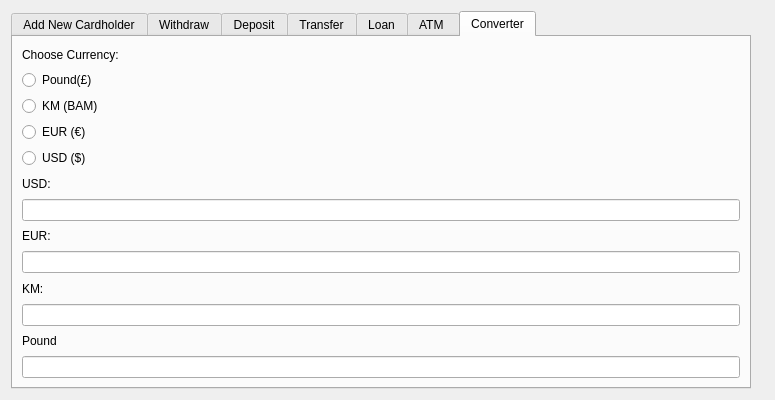
<?xml version="1.0" encoding="UTF-8"?>
<ui version="4.0">
 <class>BankEmployee</class>
 <widget class="QDialog" name="BankEmployee">
  <property name="geometry">
   <rect>
    <x>0</x>
    <y>0</y>
    <width>775</width>
    <height>400</height>
   </rect>
  </property>
  <property name="windowTitle">
   <string>Dialog</string>
  </property>
  <layout class="QFormLayout" name="formLayout">
   <item row="0" column="0">
    <widget class="QTabWidget" name="tabWidget">
     <property name="currentIndex">
      <number>6</number>
     </property>
     <widget class="QWidget" name="tab">
      <attribute name="title">
       <string>Add New Cardholder</string>
      </attribute>
      <widget class="QLabel" name="label">
       <property name="geometry">
        <rect>
         <x>11</x>
         <y>11</y>
         <width>38</width>
         <height>16</height>
        </rect>
       </property>
       <property name="text">
        <string>Name:</string>
       </property>
      </widget>
      <widget class="QLineEdit" name="lineEdit">
       <property name="geometry">
        <rect>
         <x>97</x>
         <y>11</y>
         <width>640</width>
         <height>20</height>
        </rect>
       </property>
      </widget>
      <widget class="QLineEdit" name="lineEdit_2">
       <property name="geometry">
        <rect>
         <x>97</x>
         <y>38</y>
         <width>640</width>
         <height>20</height>
        </rect>
       </property>
      </widget>
      <widget class="QLabel" name="label_2">
       <property name="geometry">
        <rect>
         <x>11</x>
         <y>38</y>
         <width>52</width>
         <height>16</height>
        </rect>
       </property>
       <property name="text">
        <string>Surname</string>
       </property>
      </widget>
      <widget class="QLineEdit" name="lineEdit_3">
       <property name="geometry">
        <rect>
         <x>97</x>
         <y>65</y>
         <width>640</width>
         <height>20</height>
        </rect>
       </property>
      </widget>
      <widget class="QLabel" name="label_3">
       <property name="geometry">
        <rect>
         <x>11</x>
         <y>65</y>
         <width>28</width>
         <height>16</height>
        </rect>
       </property>
       <property name="text">
        <string>SSID</string>
       </property>
      </widget>
      <widget class="QLineEdit" name="lineEdit_4">
       <property name="geometry">
        <rect>
         <x>97</x>
         <y>92</y>
         <width>640</width>
         <height>20</height>
        </rect>
       </property>
      </widget>
      <widget class="QLabel" name="label_4">
       <property name="geometry">
        <rect>
         <x>11</x>
         <y>92</y>
         <width>29</width>
         <height>16</height>
        </rect>
       </property>
       <property name="text">
        <string>DOB:</string>
       </property>
      </widget>
      <widget class="QLineEdit" name="lineEdit_5">
       <property name="geometry">
        <rect>
         <x>97</x>
         <y>119</y>
         <width>640</width>
         <height>20</height>
        </rect>
       </property>
      </widget>
      <widget class="QLabel" name="label_5">
       <property name="geometry">
        <rect>
         <x>11</x>
         <y>119</y>
         <width>55</width>
         <height>16</height>
        </rect>
       </property>
       <property name="text">
        <string>Address: </string>
       </property>
      </widget>
      <widget class="QLineEdit" name="lineEdit_6">
       <property name="geometry">
        <rect>
         <x>97</x>
         <y>146</y>
         <width>640</width>
         <height>20</height>
        </rect>
       </property>
      </widget>
      <widget class="QLabel" name="label_6">
       <property name="geometry">
        <rect>
         <x>11</x>
         <y>146</y>
         <width>26</width>
         <height>16</height>
        </rect>
       </property>
       <property name="text">
        <string>City:</string>
       </property>
      </widget>
      <widget class="QRadioButton" name="radioButton">
       <property name="geometry">
        <rect>
         <x>97</x>
         <y>281</y>
         <width>94</width>
         <height>20</height>
        </rect>
       </property>
       <property name="text">
        <string>Golden Visa</string>
       </property>
      </widget>
      <widget class="QRadioButton" name="radioButton_2">
       <property name="geometry">
        <rect>
         <x>97</x>
         <y>227</y>
         <width>151</width>
         <height>20</height>
        </rect>
       </property>
       <property name="text">
        <string>MasterCard Revolving</string>
       </property>
      </widget>
      <widget class="QRadioButton" name="radioButton_3">
       <property name="geometry">
        <rect>
         <x>97</x>
         <y>254</y>
         <width>109</width>
         <height>20</height>
        </rect>
       </property>
       <property name="text">
        <string>Visa Revolving</string>
       </property>
      </widget>
      <widget class="QRadioButton" name="radioButton_4">
       <property name="geometry">
        <rect>
         <x>97</x>
         <y>200</y>
         <width>94</width>
         <height>20</height>
        </rect>
       </property>
       <property name="text">
        <string>Visa Classic</string>
       </property>
      </widget>
      <widget class="QLabel" name="label_7">
       <property name="geometry">
        <rect>
         <x>11</x>
         <y>200</y>
         <width>79</width>
         <height>16</height>
        </rect>
       </property>
       <property name="text">
        <string>Type of Card:</string>
       </property>
      </widget>
      <widget class="QLabel" name="label_8">
       <property name="geometry">
        <rect>
         <x>11</x>
         <y>173</y>
         <width>45</width>
         <height>16</height>
        </rect>
       </property>
       <property name="text">
        <string>Salary: </string>
       </property>
      </widget>
      <widget class="QLineEdit" name="lineEdit_7">
       <property name="geometry">
        <rect>
         <x>97</x>
         <y>173</y>
         <width>640</width>
         <height>20</height>
        </rect>
       </property>
      </widget>
      <widget class="QPushButton" name="pushButton">
       <property name="geometry">
        <rect>
         <x>596</x>
         <y>297</y>
         <width>141</width>
         <height>31</height>
        </rect>
       </property>
       <property name="text">
        <string>Add new Cardholder</string>
       </property>
      </widget>
     </widget>
     <widget class="QWidget" name="tab_2">
      <attribute name="title">
       <string>Withdraw</string>
      </attribute>
      <layout class="QVBoxLayout" name="verticalLayout">
       <item>
        <layout class="QHBoxLayout" name="horizontalLayout">
         <item>
          <widget class="QLabel" name="label_9">
           <property name="text">
            <string>Card No.</string>
           </property>
          </widget>
         </item>
         <item>
          <widget class="QLineEdit" name="lineEdit_8"/>
         </item>
        </layout>
       </item>
       <item>
        <layout class="QHBoxLayout" name="horizontalLayout_2">
         <item>
          <widget class="QLabel" name="label_10">
           <property name="text">
            <string>Amount:</string>
           </property>
          </widget>
         </item>
         <item>
          <widget class="QLineEdit" name="lineEdit_9"/>
         </item>
        </layout>
       </item>
       <item>
        <widget class="QTextEdit" name="textEdit">
         <property name="html">
          <string>&lt;!DOCTYPE HTML PUBLIC &quot;-//W3C//DTD HTML 4.0//EN&quot; &quot;http://www.w3.org/TR/REC-html40/strict.dtd&quot;&gt;
&lt;html&gt;&lt;head&gt;&lt;meta name=&quot;qrichtext&quot; content=&quot;1&quot; /&gt;&lt;style type=&quot;text/css&quot;&gt;
p, li { white-space: pre-wrap; }
&lt;/style&gt;&lt;/head&gt;&lt;body style=&quot; font-family:'MS Shell Dlg 2'; font-size:7.8pt; font-weight:400; font-style:normal;&quot;&gt;
&lt;p style=&quot; margin-top:0px; margin-bottom:0px; margin-left:0px; margin-right:0px; -qt-block-indent:0; text-indent:0px;&quot;&gt;Info:&lt;/p&gt;&lt;/body&gt;&lt;/html&gt;</string>
         </property>
        </widget>
       </item>
       <item>
        <spacer name="verticalSpacer">
         <property name="orientation">
          <enum>Qt::Vertical</enum>
         </property>
         <property name="sizeHint" stdset="0">
          <size>
           <width>718</width>
           <height>253</height>
          </size>
         </property>
        </spacer>
       </item>
       <item>
        <widget class="QPushButton" name="pushButton_2">
         <property name="text">
          <string>Withdraw</string>
         </property>
        </widget>
       </item>
      </layout>
     </widget>
     <widget class="QWidget" name="tab_3">
      <attribute name="title">
       <string>Deposit</string>
      </attribute>
      <layout class="QVBoxLayout" name="verticalLayout_2">
       <item>
        <layout class="QHBoxLayout" name="horizontalLayout_8">
         <item>
          <widget class="QLabel" name="label_23">
           <property name="text">
            <string>Card No.</string>
           </property>
          </widget>
         </item>
         <item>
          <widget class="QLineEdit" name="lineEdit_21"/>
         </item>
        </layout>
       </item>
       <item>
        <layout class="QHBoxLayout" name="horizontalLayout_7">
         <item>
          <widget class="QLabel" name="label_24">
           <property name="text">
            <string>Amount:</string>
           </property>
          </widget>
         </item>
         <item>
          <widget class="QLineEdit" name="lineEdit_22"/>
         </item>
        </layout>
       </item>
       <item>
        <widget class="QTextEdit" name="textEdit_3">
         <property name="html">
          <string>&lt;!DOCTYPE HTML PUBLIC &quot;-//W3C//DTD HTML 4.0//EN&quot; &quot;http://www.w3.org/TR/REC-html40/strict.dtd&quot;&gt;
&lt;html&gt;&lt;head&gt;&lt;meta name=&quot;qrichtext&quot; content=&quot;1&quot; /&gt;&lt;style type=&quot;text/css&quot;&gt;
p, li { white-space: pre-wrap; }
&lt;/style&gt;&lt;/head&gt;&lt;body style=&quot; font-family:'MS Shell Dlg 2'; font-size:7.8pt; font-weight:400; font-style:normal;&quot;&gt;
&lt;p style=&quot; margin-top:0px; margin-bottom:0px; margin-left:0px; margin-right:0px; -qt-block-indent:0; text-indent:0px;&quot;&gt;Info:&lt;/p&gt;&lt;/body&gt;&lt;/html&gt;</string>
         </property>
        </widget>
       </item>
       <item>
        <spacer name="verticalSpacer_3">
         <property name="orientation">
          <enum>Qt::Vertical</enum>
         </property>
         <property name="sizeHint" stdset="0">
          <size>
           <width>718</width>
           <height>253</height>
          </size>
         </property>
        </spacer>
       </item>
       <item>
        <widget class="QPushButton" name="pushButton_5">
         <property name="text">
          <string>Deposit</string>
         </property>
        </widget>
       </item>
      </layout>
     </widget>
     <widget class="QWidget" name="tab_5">
      <attribute name="title">
       <string>Transfer</string>
      </attribute>
      <layout class="QVBoxLayout" name="verticalLayout_3">
       <item>
        <layout class="QHBoxLayout" name="horizontalLayout_9">
         <item>
          <widget class="QLabel" name="label_25">
           <property name="text">
            <string>Sending Card:</string>
           </property>
          </widget>
         </item>
         <item>
          <widget class="QLineEdit" name="lineEdit_23"/>
         </item>
        </layout>
       </item>
       <item>
        <layout class="QHBoxLayout" name="horizontalLayout_10">
         <item>
          <widget class="QLabel" name="label_26">
           <property name="text">
            <string>Recieving Card:</string>
           </property>
          </widget>
         </item>
         <item>
          <widget class="QLineEdit" name="lineEdit_24"/>
         </item>
        </layout>
       </item>
       <item>
        <widget class="QTextEdit" name="textEdit_4">
         <property name="html">
          <string>&lt;!DOCTYPE HTML PUBLIC &quot;-//W3C//DTD HTML 4.0//EN&quot; &quot;http://www.w3.org/TR/REC-html40/strict.dtd&quot;&gt;
&lt;html&gt;&lt;head&gt;&lt;meta name=&quot;qrichtext&quot; content=&quot;1&quot; /&gt;&lt;style type=&quot;text/css&quot;&gt;
p, li { white-space: pre-wrap; }
&lt;/style&gt;&lt;/head&gt;&lt;body style=&quot; font-family:'MS Shell Dlg 2'; font-size:7.8pt; font-weight:400; font-style:normal;&quot;&gt;
&lt;p style=&quot; margin-top:0px; margin-bottom:0px; margin-left:0px; margin-right:0px; -qt-block-indent:0; text-indent:0px;&quot;&gt;Sender Info:&lt;/p&gt;&lt;/body&gt;&lt;/html&gt;</string>
         </property>
        </widget>
       </item>
       <item>
        <widget class="QTextEdit" name="textEdit_5">
         <property name="html">
          <string>&lt;!DOCTYPE HTML PUBLIC &quot;-//W3C//DTD HTML 4.0//EN&quot; &quot;http://www.w3.org/TR/REC-html40/strict.dtd&quot;&gt;
&lt;html&gt;&lt;head&gt;&lt;meta name=&quot;qrichtext&quot; content=&quot;1&quot; /&gt;&lt;style type=&quot;text/css&quot;&gt;
p, li { white-space: pre-wrap; }
&lt;/style&gt;&lt;/head&gt;&lt;body style=&quot; font-family:'MS Shell Dlg 2'; font-size:7.8pt; font-weight:400; font-style:normal;&quot;&gt;
&lt;p style=&quot; margin-top:0px; margin-bottom:0px; margin-left:0px; margin-right:0px; -qt-block-indent:0; text-indent:0px;&quot;&gt;Reciever Info:&lt;/p&gt;&lt;/body&gt;&lt;/html&gt;</string>
         </property>
        </widget>
       </item>
       <item>
        <widget class="QPushButton" name="pushButton_6">
         <property name="text">
          <string>Transfer</string>
         </property>
        </widget>
       </item>
      </layout>
     </widget>
     <widget class="QWidget" name="tab_4">
      <attribute name="title">
       <string>Loan</string>
      </attribute>
      <layout class="QVBoxLayout" name="verticalLayout_4">
       <item>
        <layout class="QHBoxLayout" name="horizontalLayout_11">
         <item>
          <widget class="QLabel" name="label_27">
           <property name="text">
            <string>Card No.</string>
           </property>
          </widget>
         </item>
         <item>
          <widget class="QLineEdit" name="lineEdit_25"/>
         </item>
        </layout>
       </item>
       <item>
        <layout class="QHBoxLayout" name="horizontalLayout_12">
         <item>
          <widget class="QLabel" name="label_28">
           <property name="text">
            <string>Amount:</string>
           </property>
          </widget>
         </item>
         <item>
          <widget class="QLineEdit" name="lineEdit_26">
           <property name="text">
            <string/>
           </property>
          </widget>
         </item>
        </layout>
       </item>
       <item>
        <layout class="QHBoxLayout" name="horizontalLayout_13">
         <item>
          <widget class="QLabel" name="label_29">
           <property name="text">
            <string>Interest Rate:</string>
           </property>
          </widget>
         </item>
         <item>
          <widget class="QLineEdit" name="lineEdit_27">
           <property name="text">
            <string/>
           </property>
          </widget>
         </item>
        </layout>
       </item>
       <item>
        <layout class="QHBoxLayout" name="horizontalLayout_14">
         <item>
          <widget class="QLabel" name="label_30">
           <property name="text">
            <string>Time Period</string>
           </property>
          </widget>
         </item>
         <item>
          <widget class="QLineEdit" name="lineEdit_28">
           <property name="text">
            <string/>
           </property>
          </widget>
         </item>
        </layout>
       </item>
       <item>
        <widget class="QTextEdit" name="textEdit_6">
         <property name="html">
          <string>&lt;!DOCTYPE HTML PUBLIC &quot;-//W3C//DTD HTML 4.0//EN&quot; &quot;http://www.w3.org/TR/REC-html40/strict.dtd&quot;&gt;
&lt;html&gt;&lt;head&gt;&lt;meta name=&quot;qrichtext&quot; content=&quot;1&quot; /&gt;&lt;style type=&quot;text/css&quot;&gt;
p, li { white-space: pre-wrap; }
&lt;/style&gt;&lt;/head&gt;&lt;body style=&quot; font-family:'MS Shell Dlg 2'; font-size:7.8pt; font-weight:400; font-style:normal;&quot;&gt;
&lt;p style=&quot; margin-top:0px; margin-bottom:0px; margin-left:0px; margin-right:0px; -qt-block-indent:0; text-indent:0px;&quot;&gt;Info:&lt;/p&gt;&lt;/body&gt;&lt;/html&gt;</string>
         </property>
        </widget>
       </item>
       <item>
        <widget class="QPushButton" name="pushButton_7">
         <property name="text">
          <string>Give Loan</string>
         </property>
        </widget>
       </item>
      </layout>
     </widget>
     <widget class="QWidget" name="tab_6">
      <attribute name="title">
       <string>ATM </string>
      </attribute>
      <layout class="QFormLayout" name="formLayout_2">
       <item row="0" column="0">
        <widget class="QLabel" name="label_31">
         <property name="text">
          <string>ATM1 Balance:</string>
         </property>
        </widget>
       </item>
       <item row="0" column="1">
        <widget class="QLineEdit" name="lineEdit_29"/>
       </item>
       <item row="1" column="0" colspan="2">
        <widget class="QPushButton" name="pushButton_8">
         <property name="text">
          <string>Refill ATM</string>
         </property>
        </widget>
       </item>
       <item row="2" column="0" colspan="2">
        <layout class="QHBoxLayout" name="horizontalLayout_15">
         <item>
          <widget class="QLabel" name="label_32">
           <property name="text">
            <string>ATM2 Balance:</string>
           </property>
          </widget>
         </item>
         <item>
          <widget class="QLineEdit" name="lineEdit_30"/>
         </item>
        </layout>
       </item>
       <item row="3" column="0" colspan="2">
        <widget class="QPushButton" name="pushButton_9">
         <property name="text">
          <string>Refill ATM</string>
         </property>
        </widget>
       </item>
       <item row="4" column="0" colspan="2">
        <layout class="QHBoxLayout" name="horizontalLayout_16">
         <item>
          <widget class="QLabel" name="label_33">
           <property name="text">
            <string>ATM3 Balance:</string>
           </property>
          </widget>
         </item>
         <item>
          <widget class="QLineEdit" name="lineEdit_31"/>
         </item>
        </layout>
       </item>
       <item row="5" column="0" colspan="2">
        <widget class="QPushButton" name="pushButton_10">
         <property name="text">
          <string>Refill ATM</string>
         </property>
        </widget>
       </item>
      </layout>
     </widget>
     <widget class="QWidget" name="tab_7">
      <attribute name="title">
       <string>Converter</string>
      </attribute>
      <layout class="QVBoxLayout" name="verticalLayout_5">
       <item>
        <widget class="QLabel" name="label_34">
         <property name="text">
          <string>Choose Currency:</string>
         </property>
        </widget>
       </item>
       <item>
        <widget class="QRadioButton" name="radioButton_12">
         <property name="text">
          <string>Pound(£)</string>
         </property>
        </widget>
       </item>
       <item>
        <widget class="QRadioButton" name="radioButton_11">
         <property name="text">
          <string>KM (BAM)</string>
         </property>
        </widget>
       </item>
       <item>
        <widget class="QRadioButton" name="radioButton_10">
         <property name="text">
          <string>EUR (€)</string>
         </property>
        </widget>
       </item>
       <item>
        <widget class="QRadioButton" name="radioButton_9">
         <property name="text">
          <string>USD ($)</string>
         </property>
        </widget>
       </item>
       <item>
        <widget class="QLabel" name="label_35">
         <property name="text">
          <string>USD: </string>
         </property>
        </widget>
       </item>
       <item>
        <widget class="QLineEdit" name="lineEdit_32"/>
       </item>
       <item>
        <widget class="QLabel" name="label_36">
         <property name="text">
          <string>EUR:</string>
         </property>
        </widget>
       </item>
       <item>
        <widget class="QLineEdit" name="lineEdit_33"/>
       </item>
       <item>
        <widget class="QLabel" name="label_37">
         <property name="text">
          <string>KM: </string>
         </property>
        </widget>
       </item>
       <item>
        <widget class="QLineEdit" name="lineEdit_34"/>
       </item>
       <item>
        <widget class="QLabel" name="label_38">
         <property name="text">
          <string>Pound</string>
         </property>
        </widget>
       </item>
       <item>
        <widget class="QLineEdit" name="lineEdit_35"/>
       </item>
      </layout>
     </widget>
    </widget>
   </item>
  </layout>
 </widget>
 <resources/>
 <connections/>
</ui>
